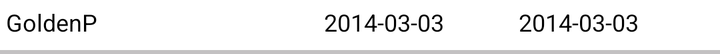
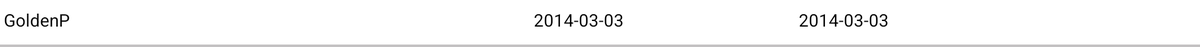

First picture: res/layout/ on a phone held upright. Second picture: the repository's own variant of that layout, on a device whose configuration matches the variant's folder. Source for both follows.
<!-- AndroidManifest.xml: application theme AppTheme -->
<!-- res/layout/f_my_pkgs_item.xml -->
<?xml version="1.0" encoding="utf-8"?>
<LinearLayout xmlns:android="http://schemas.android.com/apk/res/android"
    android:layout_width="match_parent"
    android:layout_height="wrap_content"
    android:orientation="vertical" >
    
 <LinearLayout
        android:layout_width="match_parent"
        android:layout_height="wrap_content"
        android:layout_margin="3dp" >
    <TextView
        android:id="@+id/f_my_pkgs_pkg_name"
        android:layout_width="0dp"
        android:layout_height="wrap_content"
        android:layout_weight="4.5"
        android:textSize="12sp"
        android:textColor="#000000"
        android:text="GoldenP" />

    <TextView
        android:id="@+id/f_my_pkgs_actvtd_on"
        android:layout_width="0dp"
        android:layout_height="wrap_content"
        android:layout_weight="2.75"
        android:textColor="#000000"
        android:textSize="12sp"
        android:text="2014-03-03" />

    <TextView
        android:id="@+id/f_my_pkgs_valid_till"
        android:layout_width="0dp"
        android:layout_height="wrap_content"
        android:layout_weight="2.75"
        android:textColor="#000000"
        android:textSize="12sp"
        android:text="2014-03-03" />
 </LinearLayout>

 <View
        android:id="@+id/f_my_profile_hr_line1"
        android:layout_width="match_parent"
        android:layout_height="2dp"
        android:layout_marginTop="3dp"
        android:background="#C3C1C2" />
 
    <LinearLayout
        android:id="@+id/f_my_pkgs_container"
        android:layout_width="match_parent"
        android:layout_height="wrap_content"
        android:orientation="vertical" >
    </LinearLayout>
 
 </LinearLayout>
<!-- resources referenced by this layout -->
<resources>
  <style name="AppTheme" parent="AppBaseTheme">
          
      </style>
  <style name="AppBaseTheme" parent="android:Theme.Light">
          
      </style>
</resources>
<!-- res/layout-large-land/f_my_pkgs_item.xml (the repository's variant of the layout above) -->
<!-- drawn on a 7-inch tablet turned sideways -->
<?xml version="1.0" encoding="utf-8"?>
<LinearLayout xmlns:android="http://schemas.android.com/apk/res/android"
    android:layout_width="match_parent"
    android:layout_height="wrap_content"
    android:orientation="vertical" >

    <LinearLayout
        android:layout_width="match_parent"
        android:layout_height="wrap_content"
        android:layout_margin="3dp" >

        <TextView
            android:id="@+id/f_my_pkgs_pkg_name"
            android:layout_width="0dp"
            android:layout_height="wrap_content"
            android:layout_weight="4"
            android:text="GoldenP"
            android:textColor="#000000"
            android:textSize="14sp" />

        <TextView
            android:id="@+id/f_my_pkgs_actvtd_on"
            android:layout_width="0dp"
            android:layout_height="wrap_content"
            android:layout_weight="2"
            android:text="2014-03-03"
            android:textColor="#000000"
            android:textSize="14sp" />

        <TextView
            android:id="@+id/f_my_pkgs_valid_till"
            android:layout_width="0dp"
            android:layout_height="wrap_content"
            android:layout_weight="2"
            android:text="2014-03-03"
            android:textColor="#000000"
            android:textSize="14sp" />

        <Button
            android:id="@+id/f_my_pkgs_btn_renewel"
            style="?android:attr/buttonStyleSmall"
            android:layout_width="0dp"
            android:layout_weight="1"
            android:layout_height="27dp"
            android:textSize="13sp"
            android:text="RENEWAL"
            android:textStyle="bold"
            android:textColor="#FFFFFF"
            android:background="@drawable/selector_btn_renewal" />

    </LinearLayout>

    <View
        android:id="@+id/f_my_profile_hr_line1"
        android:layout_width="match_parent"
        android:layout_height="2dp"
        android:layout_marginTop="3dp"
        android:background="#C3C1C2" />

</LinearLayout>
